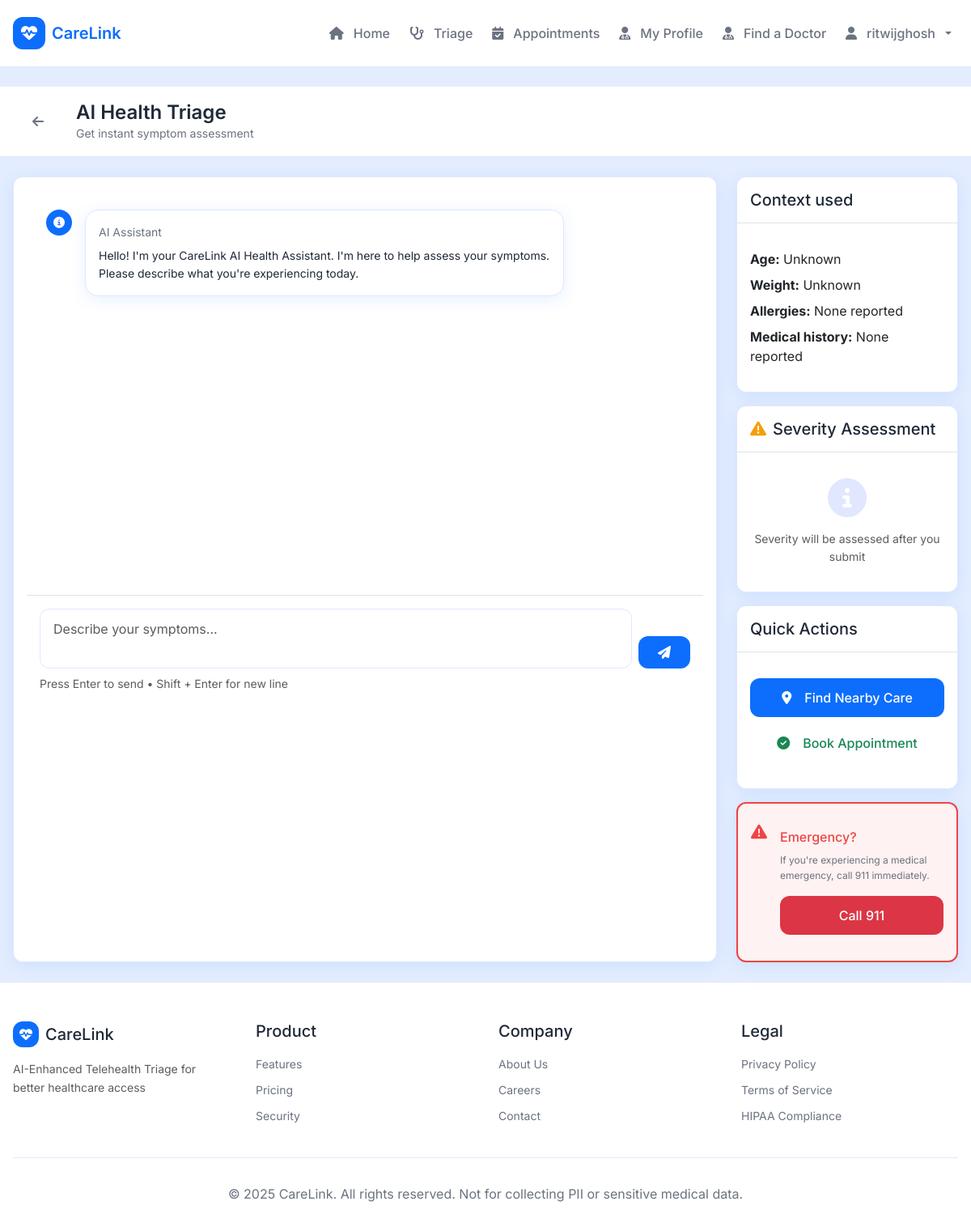
Before: /triage/chat/ (signed in) with the older database file.
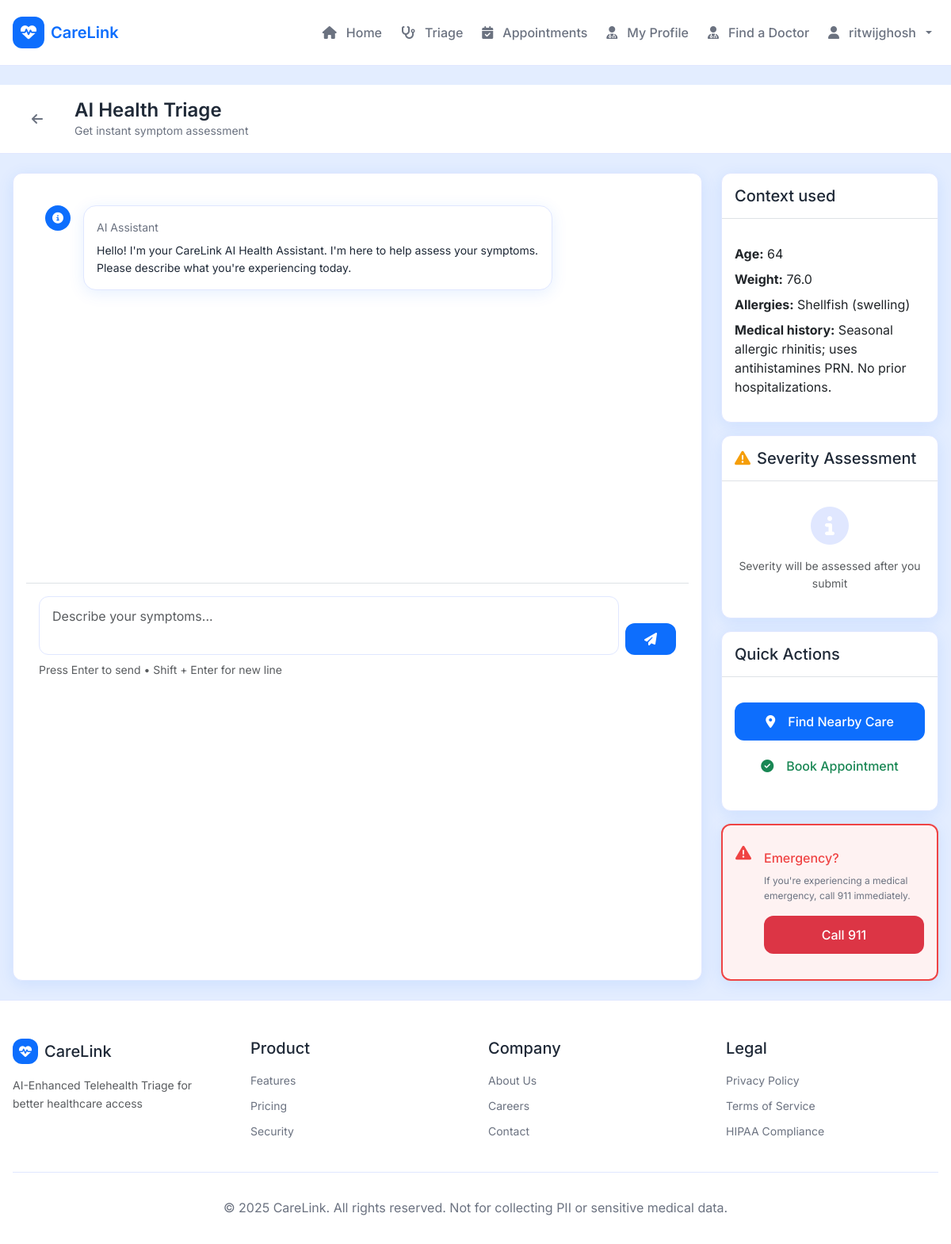
After: the same page with the newer database file.
### profiles/models.py (models this page shows, shortened)
class PatientProfile(models.Model):
    ROLE_CHOICES = [
        ('patient', 'Patient'),
        ('doctor', 'Doctor/Admin'),
    ]
    user = models.OneToOneField(User, on_delete=models.CASCADE, related_name='patient_profile')
    role = models.CharField(
        max_length=20,
        choices=ROLE_CHOICES,
        default='patient',
        help_text="User role: Patient or Doctor/Admin"
    )
    age = models.PositiveIntegerField(null=True, blank=True, help_text="Patient's age in years")
    weight = models.DecimalField(max_digits=5, decimal_places=2, null=True, blank=True, help_text="Weight in kg")
    medical_history = models.TextField(blank=True, help_text="Previous medical conditions and history")
    allergies = models.TextField(blank=True, help_text="Known allergies (medications, foods, environmental)")
    onboarding_completed = models.BooleanField(default=False, help_text="Whether user has completed onboarding")
    created_at = models.DateTimeField(auto_now_add=True)
    updated_at = models.DateTimeField(auto_now=True)
    class Meta:
        ordering = ['-created_at']
        verbose_name = 'Patient Profile'
        verbose_name_plural = 'Patient Profiles'

### triage/views.py (the view, shortened to what this page needs)
# urls.py: path("chat/", views.chat, name="chat"),
@login_required
def chat(request):
    result = None
    api_key = getattr(settings, "GEMINI_API_KEY", None)
    client = GeminiClient(api_key=api_key)
    patient_ctx = {}
    if PatientProfile is not None:
        try:
            prof = PatientProfile.objects.get(user=request.user)
            patient_ctx = {
                "age": getattr(prof, "age", None),
                "weight": float(getattr(prof, "weight", 0)) if getattr(prof, "weight", None) is not None else None,
                "medical_history": (getattr(prof, "medical_history", None) or "")[:300] or None,
                "allergies": (getattr(prof, "allergies", None) or "")[:200] or None,
            }
        except Exception:
            patient_ctx = {}
    submitted_symptoms = None
    return render(request, "triage/chat.html", {"result": result, "submitted_symptoms": submitted_symptoms, "patient_ctx": patient_ctx})

### templates/triage/chat.html (shortened to what the changed rows need)
{% extends "base.html" %}
{% load static %}
{% block content %}
<div style="background: var(--cl-bg); min-height: calc(100vh - 200px);">
  <header style="background: white; border-bottom: 1px solid var(--cl-border);">
    <div class="container py-3">
      <div class="d-flex align-items-center justify-content-between">
        <div class="d-flex align-items-center gap-3">
          <div>
            <h2 class="mb-0" style="font-size: var(--cl-h3); color: var(--cl-text);">AI Health Triage</h2>
          </div>
        </div>
      </div>
    </div>
  </header>
  <div class="container py-4">
    <div class="row g-4">
      <div class="col-lg-3">
        <div class="d-flex flex-column gap-3">
          {% if patient_ctx %}
          <div class="card" style="border: 1px solid var(--cl-border);">
            <div class="card-header bg-transparent border-bottom">
              <h5 class="mb-0" style="font-size: var(--cl-h4); color: var(--cl-text);">Context used</h5>
            </div>
            <div class="card-body">
              <div style="display:grid; grid-template-columns: repeat(auto-fit, minmax(160px,1fr)); gap:8px;">
                <div><strong>Age:</strong> {{ patient_ctx.age|default:"Unknown" }}</div>
                <div><strong>Weight:</strong> {{ patient_ctx.weight|default:"Unknown" }}</div>
                <div style="grid-column: 1 / -1;"><strong>Allergies:</strong> {{ patient_ctx.allergies|default:"None reported" }}</div>
                <div style="grid-column: 1 / -1;"><strong>Medical history:</strong> {{ patient_ctx.medical_history|default:"None reported" }}</div>
              </div>
            </div>
          </div>
          {% endif %}
        </div>
      </div>
    </div>
  </div>
</div>
{% endblock %}

Changed rows visible on the page:
now on this page (row edited): PatientProfile: allergies "Shellfish (swelling)", medical_history "Seasonal allergic rhinitis; uses antihistamines PRN. No prior hospitalizations."
Other visible differences:
{{ patient_ctx.age|default:"Unknown" }}: "Unknown" → "64"
{{ patient_ctx.weight|default:"Unknown" }}: "Unknown" → "76.0"
{{ patient_ctx.allergies|default:"None reported" }}: "None reported" → (not shown)
{{ patient_ctx.medical_history|default:"None reported" }}: "None reported" → (not shown)
